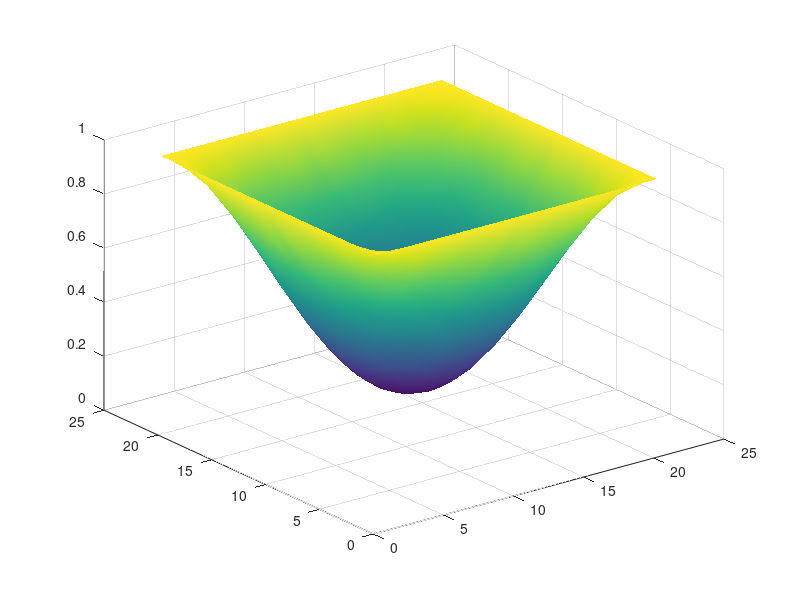

Write the MATLAB code that produced this figure. (Note: this script raises an error after producing the figure.)
% Auto-generated MATLAB script
field = [ ...
    1.00000000E+00   1.00000000E+00   1.00000000E+00   1.00000000E+00   1.00000000E+00   1.00000000E+00   1.00000000E+00   1.00000000E+00   1.00000000E+00   1.00000000E+00   1.00000000E+00   1.00000000E+00   1.00000000E+00   1.00000000E+00   1.00000000E+00   1.00000000E+00   1.00000000E+00   1.00000000E+00   1.00000000E+00   1.00000000E+00   1.00000000E+00; ...
    1.00000000E+00   9.75310205E-01   9.51582548E-01   9.29642394E-01   9.10203279E-01   8.93658703E-01   8.80287702E-01   8.70057321E-01   8.62934869E-01   8.58718135E-01   8.57346449E-01   8.58718135E-01   8.62934869E-01   8.70057321E-01   8.80287702E-01   8.93658703E-01   9.10203279E-01   9.29642394E-01   9.51582548E-01   9.75310205E-01   1.00000000E+00; ...
    1.00000000E+00   9.51582548E-01   9.05016930E-01   8.62026319E-01   8.23848853E-01   7.91460468E-01   7.65177845E-01   7.45176462E-01   7.31152155E-01   7.22939282E-01   7.20195911E-01   7.22939282E-01   7.31152155E-01   7.45176462E-01   7.65177845E-01   7.91460468E-01   8.23848853E-01   8.62026319E-01   9.05016930E-01   9.51582548E-01   1.00000000E+00; ...
    1.00000000E+00   9.29642394E-01   8.62026319E-01   7.99512135E-01   7.44123205E-01   6.96993867E-01   6.58902482E-01   6.29769131E-01   6.09482003E-01   5.97478634E-01   5.93569219E-01   5.97478634E-01   6.09482003E-01   6.29769131E-01   6.58902482E-01   6.96993867E-01   7.44123205E-01   7.99512135E-01   8.62026319E-01   9.29642394E-01   1.00000000E+00; ...
    1.00000000E+00   9.10203279E-01   8.23848853E-01   7.44123205E-01   6.73342539E-01   6.13291977E-01   5.64583427E-01   5.27509710E-01   5.01531377E-01   4.86309127E-01   4.81233668E-01   4.86309127E-01   5.01531377E-01   5.27509710E-01   5.64583427E-01   6.13291977E-01   6.73342539E-01   7.44123205E-01   8.23848853E-01   9.10203279E-01   1.00000000E+00; ...
    1.00000000E+00   8.93658703E-01   7.91460468E-01   6.96993867E-01   6.13291977E-01   5.42101990E-01   4.84558074E-01   4.40574630E-01   4.09935735E-01   3.91825854E-01   3.85915600E-01   3.91825854E-01   4.09935735E-01   4.40574630E-01   4.84558074E-01   5.42101990E-01   6.13291977E-01   6.96993867E-01   7.91460468E-01   8.93658703E-01   1.00000000E+00; ...
    1.00000000E+00   8.80287702E-01   7.65177845E-01   6.58902482E-01   5.64583427E-01   4.84558074E-01   4.19684074E-01   3.70296188E-01   3.35717240E-01   3.15440237E-01   3.08695189E-01   3.15440237E-01   3.35717240E-01   3.70296188E-01   4.19684074E-01   4.84558074E-01   5.64583427E-01   6.58902482E-01   7.65177845E-01   8.80287702E-01   1.00000000E+00; ...
    1.00000000E+00   8.70057321E-01   7.45176462E-01   6.29769131E-01   5.27509710E-01   4.40574630E-01   3.70296188E-01   3.16614344E-01   2.79205826E-01   2.57117840E-01   2.49894136E-01   2.57117840E-01   2.79205826E-01   3.16614344E-01   3.70296188E-01   4.40574630E-01   5.27509710E-01   6.29769131E-01   7.45176462E-01   8.70057321E-01   1.00000000E+00; ...
    1.00000000E+00   8.62934869E-01   7.31152155E-01   6.09482003E-01   5.01531377E-01   4.09935735E-01   3.35717240E-01   2.79205826E-01   2.39666376E-01   2.16466044E-01   2.08763684E-01   2.16466044E-01   2.39666376E-01   2.79205826E-01   3.35717240E-01   4.09935735E-01   5.01531377E-01   6.09482003E-01   7.31152155E-01   8.62934869E-01   1.00000000E+00; ...
    1.00000000E+00   8.58718135E-01   7.22939282E-01   5.97478634E-01   4.86309127E-01   3.91825854E-01   3.15440237E-01   2.57117840E-01   2.16466044E-01   1.92479150E-01   1.84623917E-01   1.92479150E-01   2.16466044E-01   2.57117840E-01   3.15440237E-01   3.91825854E-01   4.86309127E-01   5.97478634E-01   7.22939282E-01   8.58718135E-01   1.00000000E+00; ...
    1.00000000E+00   8.57346449E-01   7.20195911E-01   5.93569219E-01   4.81233668E-01   3.85915600E-01   3.08695189E-01   2.49894136E-01   2.08763684E-01   1.84623917E-01   1.76615810E-01   1.84623917E-01   2.08763684E-01   2.49894136E-01   3.08695189E-01   3.85915600E-01   4.81233668E-01   5.93569219E-01   7.20195911E-01   8.57346449E-01   1.00000000E+00; ...
    1.00000000E+00   8.58718135E-01   7.22939282E-01   5.97478634E-01   4.86309127E-01   3.91825854E-01   3.15440237E-01   2.57117840E-01   2.16466044E-01   1.92479150E-01   1.84623917E-01   1.92479150E-01   2.16466044E-01   2.57117840E-01   3.15440237E-01   3.91825854E-01   4.86309127E-01   5.97478634E-01   7.22939282E-01   8.58718135E-01   1.00000000E+00; ...
    1.00000000E+00   8.62934869E-01   7.31152155E-01   6.09482003E-01   5.01531377E-01   4.09935735E-01   3.35717240E-01   2.79205826E-01   2.39666376E-01   2.16466044E-01   2.08763684E-01   2.16466044E-01   2.39666376E-01   2.79205826E-01   3.35717240E-01   4.09935735E-01   5.01531377E-01   6.09482003E-01   7.31152155E-01   8.62934869E-01   1.00000000E+00; ...
    1.00000000E+00   8.70057321E-01   7.45176462E-01   6.29769131E-01   5.27509710E-01   4.40574630E-01   3.70296188E-01   3.16614344E-01   2.79205826E-01   2.57117840E-01   2.49894136E-01   2.57117840E-01   2.79205826E-01   3.16614344E-01   3.70296188E-01   4.40574630E-01   5.27509710E-01   6.29769131E-01   7.45176462E-01   8.70057321E-01   1.00000000E+00; ...
    1.00000000E+00   8.80287702E-01   7.65177845E-01   6.58902482E-01   5.64583427E-01   4.84558074E-01   4.19684074E-01   3.70296188E-01   3.35717240E-01   3.15440237E-01   3.08695189E-01   3.15440237E-01   3.35717240E-01   3.70296188E-01   4.19684074E-01   4.84558074E-01   5.64583427E-01   6.58902482E-01   7.65177845E-01   8.80287702E-01   1.00000000E+00; ...
    1.00000000E+00   8.93658703E-01   7.91460468E-01   6.96993867E-01   6.13291977E-01   5.42101990E-01   4.84558074E-01   4.40574630E-01   4.09935735E-01   3.91825854E-01   3.85915600E-01   3.91825854E-01   4.09935735E-01   4.40574630E-01   4.84558074E-01   5.42101990E-01   6.13291977E-01   6.96993867E-01   7.91460468E-01   8.93658703E-01   1.00000000E+00; ...
    1.00000000E+00   9.10203279E-01   8.23848853E-01   7.44123205E-01   6.73342539E-01   6.13291977E-01   5.64583427E-01   5.27509710E-01   5.01531377E-01   4.86309127E-01   4.81233668E-01   4.86309127E-01   5.01531377E-01   5.27509710E-01   5.64583427E-01   6.13291977E-01   6.73342539E-01   7.44123205E-01   8.23848853E-01   9.10203279E-01   1.00000000E+00; ...
    1.00000000E+00   9.29642394E-01   8.62026319E-01   7.99512135E-01   7.44123205E-01   6.96993867E-01   6.58902482E-01   6.29769131E-01   6.09482003E-01   5.97478634E-01   5.93569219E-01   5.97478634E-01   6.09482003E-01   6.29769131E-01   6.58902482E-01   6.96993867E-01   7.44123205E-01   7.99512135E-01   8.62026319E-01   9.29642394E-01   1.00000000E+00; ...
    1.00000000E+00   9.51582548E-01   9.05016930E-01   8.62026319E-01   8.23848853E-01   7.91460468E-01   7.65177845E-01   7.45176462E-01   7.31152155E-01   7.22939282E-01   7.20195911E-01   7.22939282E-01   7.31152155E-01   7.45176462E-01   7.65177845E-01   7.91460468E-01   8.23848853E-01   8.62026319E-01   9.05016930E-01   9.51582548E-01   1.00000000E+00; ...
    1.00000000E+00   9.75310205E-01   9.51582548E-01   9.29642394E-01   9.10203279E-01   8.93658703E-01   8.80287702E-01   8.70057321E-01   8.62934869E-01   8.58718135E-01   8.57346449E-01   8.58718135E-01   8.62934869E-01   8.70057321E-01   8.80287702E-01   8.93658703E-01   9.10203279E-01   9.29642394E-01   9.51582548E-01   9.75310205E-01   1.00000000E+00; ...
    1.00000000E+00   1.00000000E+00   1.00000000E+00   1.00000000E+00   1.00000000E+00   1.00000000E+00   1.00000000E+00   1.00000000E+00   1.00000000E+00   1.00000000E+00   1.00000000E+00   1.00000000E+00   1.00000000E+00   1.00000000E+00   1.00000000E+00   1.00000000E+00   1.00000000E+00   1.00000000E+00   1.00000000E+00   1.00000000E+00   1.00000000E+00 ];

% Surface plot (auto-generated)
[ny, nx] = size(field);
[X, Y] = meshgrid(1:nx, 1:ny);
fig = figure('Color','w');
ax = axes('Parent', fig);
h = surf(ax, X, Y, field);
shading(ax, 'interp');
colormap(ax, parula);
cb = colorbar(ax);
cb.Label.String = 'field value';
grid(ax, 'on');
box(ax, 'on');
axis(ax, 'tight');
view(ax, 45, 30);
xlabel(ax, 'i (x index)');
ylabel(ax, 'j (y index)');
zlabel(ax, 'field');
title(ax, sprintf('field (%d x %d)', ny, nx));
set(ax, 'FontSize', 12, 'LineWidth', 1);
set(h, 'EdgeColor', 'k');
drawnow;
